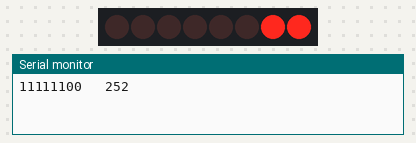
The sketch below on a simulated Arduino Uno, built with avr-gcc and run on an emulated ATmega328P. Shown: 8 shift-register outputs drawn as a row of LEDs (first output left, lit = HIGH), the last lines printed to the serial monitor. Wiring (inferred from the names in the program): shift register (74HC595): data pin 12; shift clock pin 9; latch pin 11. Wiring (inferred from the signals the program sends): row of LEDs: on Q0, Q1, Q2, Q3, Q4, Q5, Q6, Q7.

Above: at 0.12 s.
At 0.87 s:
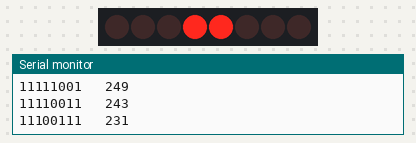
At 1.37 s:
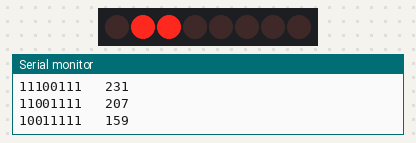
At 1.88 s:
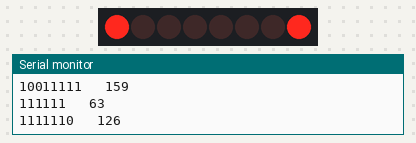
At 3.13 s:
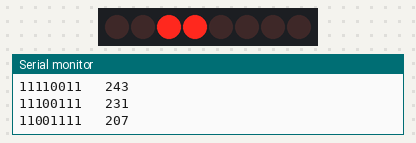
At 4.38 s:
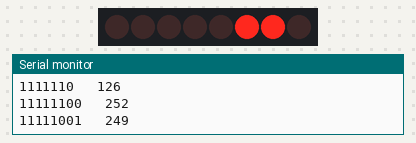
Timing chart, 0 to 4.7 s (numbered marks = the images above):
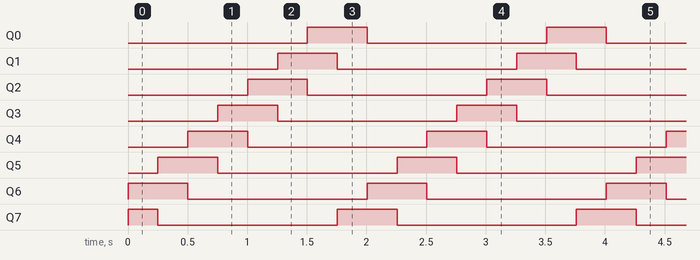

The sketch:

CircularShift.ino
```cpp
int latchPin = 11;
int clockPin = 9;
int dataPin = 12;

byte LED1s;
byte startByte = 0b11111100;

int dt = 250;

void setup() {
  pinMode (latchPin, OUTPUT);
  pinMode (dataPin, OUTPUT);
  pinMode (clockPin, OUTPUT);
  Serial.begin (9600);
  LED1s = startByte;

}

void loop() {
  Serial.print (LED1s, BIN);
  Serial.print ("   ");
  Serial.println (LED1s, DEC);

  digitalWrite (latchPin, LOW);
  shiftOut (dataPin, clockPin, LSBFIRST, LED1s);
  digitalWrite (latchPin, HIGH);

  delay (dt);

  LED1s = (LED1s/128) + LED1s * 2;

}
```

Measured:
- by itself, Q0–6: alternates HIGH for 0.50 s and LOW for 1.5 s
- by itself, Q7: repeats every 2.0 s: LOW 1.5 s, HIGH 0.50 s
- by itself, everything shown: repeats every 2.0 s, in 8 steps
